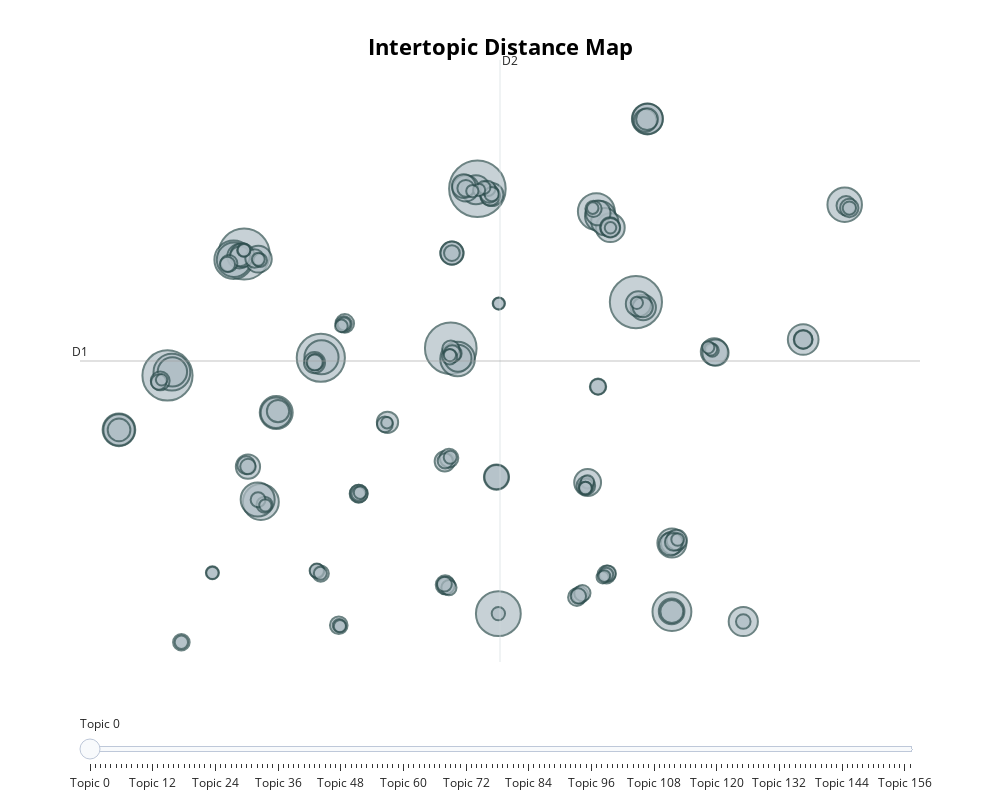

Write notebook code for a chart like this one.
### Code cell
topic_model.visualize_topics( width=1000, height=800)

### Figure 1 — Plotly figure (JSON) as saved in the notebook; plotly's stock layout.template omitted (floating-point values rounded to 4 significant figures; data arrays with more than 128 entries replaced by an {"elided": "..."} marker saying what was removed)
{"data": [{"customdata": {"elided": "158x3 mixed values"}, "hovertemplate": "<b>Topic %{customdata[0]}</b><br>%{customdata[1]}<br>Size: %{customdata[2]}", "legendgroup": "", "marker": {"color": "#B0BEC5", "line": {"color": "DarkSlateGrey", "width": 2}, "size": {"elided": "158 int values"}, "sizemode": "area", "sizeref": 0.225, "symbol": "circle"}, "mode": "markers", "name": "", "orientation": "v", "showlegend": false, "type": "scatter", "x": {"elided": "158 float values"}, "xaxis": "x", "y": {"elided": "158 float values"}, "yaxis": "y"}], "layout": {"annotations": [{"showarrow": false, "text": "D1", "x": -12.19, "y": 8.245, "yshift": 10}, {"showarrow": false, "text": "D2", "x": 4.957, "xshift": 10, "y": 24.83}], "height": 800, "hoverlabel": {"bgcolor": "white", "font": {"family": "Rockwell", "size": 16}}, "legend": {"itemsizing": "constant", "tracegroupgap": 0}, "margin": {"t": 60}, "shapes": [{"line": {"color": "#CFD8DC", "width": 2}, "type": "line", "x0": 4.957, "x1": 4.957, "y0": -8.337, "y1": 24.83}, {"line": {"color": "#9E9E9E", "width": 2}, "type": "line", "x0": -12.19, "x1": 22.1, "y0": 8.245, "y1": 8.245}], "sliders": [{"active": 0, "pad": {"t": 50}, "steps": [{"args": [{"marker.color": {"elided": "1x158 str values"}}], "label": "Topic 0", "method": "update"}, {"args": [{"marker.color": {"elided": "1x158 str values"}}], "label": "Topic 1", "method": "update"}, {"args": [{"marker.color": {"elided": "1x158 str values"}}], "label": "Topic 2", "method": "update"}, {"args": [{"marker.color": {"elided": "1x158 str values"}}], "label": "Topic 3", "method": "update"}, {"args": [{"marker.color": {"elided": "1x158 str values"}}], "label": "Topic 4", "method": "update"}, {"args": [{"marker.color": {"elided": "1x158 str values"}}], "label": "Topic 5", "method": "update"}, {"args": [{"marker.color": {"elided": "1x158 str values"}}], "label": "Topic 6", "method": "update"}, {"args": [{"marker.color": {"elided": "1x158 str values"}}], "label": "Topic 7", "method": "update"}, {"args": [{"marker.color": {"elided": "1x158 str values"}}], "label": "Topic 8", "method": "update"}, {"args": [{"marker.color": {"elided": "1x158 str values"}}], "label": "Topic 9", "method": "update"}, {"args": [{"marker.color": {"elided": "1x158 str values"}}], "label": "Topic 10", "method": "update"}, {"args": [{"marker.color": {"elided": "1x158 str values"}}], "label": "Topic 11", "method": "update"}, {"args": [{"marker.color": {"elided": "1x158 str values"}}], "label": "Topic 12", "method": "update"}, {"args": [{"marker.color": {"elided": "1x158 str values"}}], "label": "Topic 13", "method": "update"}, {"args": [{"marker.color": {"elided": "1x158 str values"}}], "label": "Topic 14", "method": "update"}, {"args": [{"marker.color": {"elided": "1x158 str values"}}], "label": "Topic 15", "method": "update"}, {"args": [{"marker.color": {"elided": "1x158 str values"}}], "label": "Topic 16", "method": "update"}, {"args": [{"marker.color": {"elided": "1x158 str values"}}], "label": "Topic 17", "method": "update"}, {"args": [{"marker.color": {"elided": "1x158 str values"}}], "label": "Topic 18", "method": "update"}, {"args": [{"marker.color": {"elided": "1x158 str values"}}], "label": "Topic 19", "method": "update"}, {"args": [{"marker.color": {"elided": "1x158 str values"}}], "label": "Topic 20", "method": "update"}, {"args": [{"marker.color": {"elided": "1x158 str values"}}], "label": "Topic 21", "method": "update"}, {"args": [{"marker.color": {"elided": "1x158 str values"}}], "label": "Topic 22", "method": "update"}, {"args": [{"marker.color": {"elided": "1x158 str values"}}], "label": "Topic 23", "method": "update"}, {"args": [{"marker.color": {"elided": "1x158 str values"}}], "label": "Topic 24", "method": "update"}, {"args": [{"marker.color": {"elided": "1x158 str values"}}], "label": "Topic 25", "method": "update"}, {"args": [{"marker.color": {"elided": "1x158 str values"}}], "label": "Topic 26", "method": "update"}, {"args": [{"marker.color": {"elided": "1x158 str values"}}], "label": "Topic 27", "method": "update"}, {"args": [{"marker.color": {"elided": "1x158 str values"}}], "label": "Topic 28", "method": "update"}, {"args": [{"marker.color": {"elided": "1x158 str values"}}], "label": "Topic 29", "method": "update"}, {"args": [{"marker.color": {"elided": "1x158 str values"}}], "label": "Topic 30", "method": "update"}, {"args": [{"marker.color": {"elided": "1x158 str values"}}], "label": "Topic 31", "method": "update"}, {"args": [{"marker.color": {"elided": "1x158 str values"}}], "label": "Topic 32", "method": "update"}, {"args": [{"marker.color": {"elided": "1x158 str values"}}], "label": "Topic 33", "method": "update"}, {"args": [{"marker.color": {"elided": "1x158 str values"}}], "label": "Topic 34", "method": "update"}, {"args": [{"marker.color": {"elided": "1x158 str values"}}], "label": "Topic 35", "method": "update"}, {"args": [{"marker.color": {"elided": "1x158 str values"}}], "label": "Topic 36", "method": "update"}, {"args": [{"marker.color": {"elided": "1x158 str values"}}], "label": "Topic 37", "method": "update"}, {"args": [{"marker.color": {"elided": "1x158 str values"}}], "label": "Topic 38", "method": "update"}, {"args": [{"marker.color": {"elided": "1x158 str values"}}], "label": "Topic 39", "method": "update"}, {"args": [{"marker.color": {"elided": "1x158 str values"}}], "label": "Topic 40", "method": "update"}, {"args": [{"marker.color": {"elided": "1x158 str values"}}], "label": "Topic 41", "method": "update"}, {"args": [{"marker.color": {"elided": "1x158 str values"}}], "label": "Topic 42", "method": "update"}, {"args": [{"marker.color": {"elided": "1x158 str values"}}], "label": "Topic 43", "method": "update"}, {"args": [{"marker.color": {"elided": "1x158 str values"}}], "label": "Topic 44", "method": "update"}, {"args": [{"marker.color": {"elided": "1x158 str values"}}], "label": "Topic 45", "method": "update"}, {"args": [{"marker.color": {"elided": "1x158 str values"}}], "label": "Topic 46", "method": "update"}, {"args": [{"marker.color": {"elided": "1x158 str values"}}], "label": "Topic 47", "method": "update"}, {"args": [{"marker.color": {"elided": "1x158 str values"}}], "label": "Topic 48", "method": "update"}, {"args": [{"marker.color": {"elided": "1x158 str values"}}], "label": "Topic 49", "method": "update"}, {"args": [{"marker.color": {"elided": "1x158 str values"}}], "label": "Topic 50", "method": "update"}, {"args": [{"marker.color": {"elided": "1x158 str values"}}], "label": "Topic 51", "method": "update"}, {"args": [{"marker.color": {"elided": "1x158 str values"}}], "label": "Topic 52", "method": "update"}, {"args": [{"marker.color": {"elided": "1x158 str values"}}], "label": "Topic 53", "method": "update"}, {"args": [{"marker.color": {"elided": "1x158 str values"}}], "label": "Topic 54", "method": "update"}, {"args": [{"marker.color": {"elided": "1x158 str values"}}], "label": "Topic 55", "method": "update"}, {"args": [{"marker.color": {"elided": "1x158 str values"}}], "label": "Topic 56", "method": "update"}, {"args": [{"marker.color": {"elided": "1x158 str values"}}], "label": "Topic 57", "method": "update"}, {"args": [{"marker.color": {"elided": "1x158 str values"}}], "label": "Topic 58", "method": "update"}, {"args": [{"marker.color": {"elided": "1x158 str values"}}], "label": "Topic 59", "method": "update"}, {"args": [{"marker.color": {"elided": "1x158 str values"}}], "label": "Topic 60", "method": "update"}, {"args": [{"marker.color": {"elided": "1x158 str values"}}], "label": "Topic 61", "method": "update"}, {"args": [{"marker.color": {"elided": "1x158 str values"}}], "label": "Topic 62", "method": "update"}, {"args": [{"marker.color": {"elided": "1x158 str values"}}], "label": "Topic 63", "method": "update"}, {"args": [{"marker.color": {"elided": "1x158 str values"}}], "label": "Topic 64", "method": "update"}, {"args": [{"marker.color": {"elided": "1x158 str values"}}], "label": "Topic 65", "method": "update"}, {"args": [{"marker.color": {"elided": "1x158 str values"}}], "label": "Topic 66", "method": "update"}, {"args": [{"marker.color": {"elided": "1x158 str values"}}], "label": "Topic 67", "method": "update"}, {"args": [{"marker.color": {"elided": "1x158 str values"}}], "label": "Topic 68", "method": "update"}, {"args": [{"marker.color": {"elided": "1x158 str values"}}], "label": "Topic 69", "method": "update"}, {"args": [{"marker.color": {"elided": "1x158 str values"}}], "label": "Topic 70", "method": "update"}, {"args": [{"marker.color": {"elided": "1x158 str values"}}], "label": "Topic 71", "method": "update"}, {"args": [{"marker.color": {"elided": "1x158 str values"}}], "label": "Topic 72", "method": "update"}, {"args": [{"marker.color": {"elided": "1x158 str values"}}], "label": "Topic 73", "method": "update"}, {"args": [{"marker.color": {"elided": "1x158 str values"}}], "label": "Topic 74", "method": "update"}, {"args": [{"marker.color": {"elided": "1x158 str values"}}], "label": "Topic 75", "method": "update"}, {"args": [{"marker.color": {"elided": "1x158 str values"}}], "label": "Topic 76", "method": "update"}, {"args": [{"marker.color": {"elided": "1x158 str values"}}], "label": "Topic 77", "method": "update"}, {"args": [{"marker.color": {"elided": "1x158 str values"}}], "label": "Topic 78", "method": "update"}, {"args": [{"marker.color": {"elided": "1x158 str values"}}], "label": "Topic 79", "method": "update"}, {"args": [{"marker.color": {"elided": "1x158 str values"}}], "label": "Topic 80", "method": "update"}, {"args": [{"marker.color": {"elided": "1x158 str values"}}], "label": "Topic 81", "method": "update"}, {"args": [{"marker.color": {"elided": "1x158 str values"}}], "label": "Topic 82", "method": "update"}, {"args": [{"marker.color": {"elided": "1x158 str values"}}], "label": "Topic 83", "method": "update"}, {"args": [{"marker.color": {"elided": "1x158 str values"}}], "label": "Topic 84", "method": "update"}, {"args": [{"marker.color": {"elided": "1x158 str values"}}], "label": "Topic 85", "method": "update"}, {"args": [{"marker.color": {"elided": "1x158 str values"}}], "label": "Topic 86", "method": "update"}, {"args": [{"marker.color": {"elided": "1x158 str values"}}], "label": "Topic 87", "method": "update"}, {"args": [{"marker.color": {"elided": "1x158 str values"}}], "label": "Topic 88", "method": "update"}, {"args": [{"marker.color": {"elided": "1x158 str values"}}], "label": "Topic 89", "method": "update"}, {"args": [{"marker.color": {"elided": "1x158 str values"}}], "label": "Topic 90", "method": "update"}, {"args": [{"marker.color": {"elided": "1x158 str values"}}], "label": "Topic 91", "method": "update"}, {"args": [{"marker.color": {"elided": "1x158 str values"}}], "label": "Topic 92", "method": "update"}, {"args": [{"marker.color": {"elided": "1x158 str values"}}], "label": "Topic 93", "method": "update"}, {"args": [{"marker.color": {"elided": "1x158 str values"}}], "label": "Topic 94", "method": "update"}, {"args": [{"marker.color": {"elided": "1x158 str values"}}], "label": "Topic 95", "method": "update"}, {"args": [{"marker.color": {"elided": "1x158 str values"}}], "label": "Topic 96", "method": "update"}, {"args": [{"marker.color": {"elided": "1x158 str values"}}], "label": "Topic 97", "method": "update"}, {"args": [{"marker.color": {"elided": "1x158 str values"}}], "label": "Topic 98", "method": "update"}, {"args": [{"marker.color": {"elided": "1x158 str values"}}], "label": "Topic 99", "method": "update"}, {"args": [{"marker.color": {"elided": "1x158 str values"}}], "label": "Topic 100", "method": "update"}, {"args": [{"marker.color": {"elided": "1x158 str values"}}], "label": "Topic 101", "method": "update"}, {"args": [{"marker.color": {"elided": "1x158 str values"}}], "label": "Topic 102", "method": "update"}, {"args": [{"marker.color": {"elided": "1x158 str values"}}], "label": "Topic 103", "method": "update"}, {"args": [{"marker.color": {"elided": "1x158 str values"}}], "label": "Topic 104", "method": "update"}, {"args": [{"marker.color": {"elided": "1x158 str values"}}], "label": "Topic 105", "method": "update"}, {"args": [{"marker.color": {"elided": "1x158 str values"}}], "label": "Topic 106", "method": "update"}, {"args": [{"marker.color": {"elided": "1x158 str values"}}], "label": "Topic 107", "method": "update"}, {"args": [{"marker.color": {"elided": "1x158 str values"}}], "label": "Topic 108", "method": "update"}, {"args": [{"marker.color": {"elided": "1x158 str values"}}], "label": "Topic 109", "method": "update"}, {"args": [{"marker.color": {"elided": "1x158 str values"}}], "label": "Topic 110", "method": "update"}, {"args": [{"marker.color": {"elided": "1x158 str values"}}], "label": "Topic 111", "method": "update"}, {"args": [{"marker.color": {"elided": "1x158 str values"}}], "label": "Topic 112", "method": "update"}, {"args": [{"marker.color": {"elided": "1x158 str values"}}], "label": "Topic 113", "method": "update"}, {"args": [{"marker.color": {"elided": "1x158 str values"}}], "label": "Topic 114", "method": "update"}, {"args": [{"marker.color": {"elided": "1x158 str values"}}], "label": "Topic 115", "method": "update"}, {"args": [{"marker.color": {"elided": "1x158 str values"}}], "label": "Topic 116", "method": "update"}, {"args": [{"marker.color": {"elided": "1x158 str values"}}], "label": "Topic 117", "method": "update"}, {"args": [{"marker.color": {"elided": "1x158 str values"}}], "label": "Topic 118", "method": "update"}, {"args": [{"marker.color": {"elided": "1x158 str values"}}], "label": "Topic 119", "method": "update"}, {"args": [{"marker.color": {"elided": "1x158 str values"}}], "label": "Topic 120", "method": "update"}, {"args": [{"marker.color": {"elided": "1x158 str values"}}], "label": "Topic 121", "method": "update"}, {"args": [{"marker.color": {"elided": "1x158 str values"}}], "label": "Topic 122", "method": "update"}, {"args": [{"marker.color": {"elided": "1x158 str values"}}], "label": "Topic 123", "method": "update"}, {"args": [{"marker.color": {"elided": "1x158 str values"}}], "label": "Topic 124", "method": "update"}, {"args": [{"marker.color": {"elided": "1x158 str values"}}], "label": "Topic 125", "method": "update"}, {"args": [{"marker.color": {"elided": "1x158 str values"}}], "label": "Topic 126", "method": "update"}, {"args": [{"marker.color": {"elided": "1x158 str values"}}], "label": "Topic 127", "method": "update"}, {"args": [{"marker.color": {"elided": "1x158 str values"}}], "label": "Topic 128", "method": "update"}, {"args": [{"marker.color": {"elided": "1x158 str values"}}], "label": "Topic 129", "method": "update"}, {"args": [{"marker.color": {"elided": "1x158 str values"}}], "label": "Topic 130", "method": "update"}, {"args": [{"marker.color": {"elided": "1x158 str values"}}], "label": "Topic 131", "method": "update"}, {"args": [{"marker.color": {"elided": "1x158 str values"}}], "label": "Topic 132", "method": "update"}, {"args": [{"marker.color": {"elided": "1x158 str values"}}], "label": "Topic 133", "method": "update"}, {"args": [{"marker.color": {"elided": "1x158 str values"}}], "label": "Topic 134", "method": "update"}, {"args": [{"marker.color": {"elided": "1x158 str values"}}], "label": "Topic 135", "method": "update"}, {"args": [{"marker.color": {"elided": "1x158 str values"}}], "label": "Topic 136", "method": "update"}, {"args": [{"marker.color": {"elided": "1x158 str values"}}], "label": "Topic 137", "method": "update"}, {"args": [{"marker.color": {"elided": "1x158 str values"}}], "label": "Topic 138", "method": "update"}, {"args": [{"marker.color": {"elided": "1x158 str values"}}], "label": "Topic 139", "method": "update"}, {"args": [{"marker.color": {"elided": "1x158 str values"}}], "label": "Topic 140", "method": "update"}, {"args": [{"marker.color": {"elided": "1x158 str values"}}], "label": "Topic 141", "method": "update"}, {"args": [{"marker.color": {"elided": "1x158 str values"}}], "label": "Topic 142", "method": "update"}, {"args": [{"marker.color": {"elided": "1x158 str values"}}], "label": "Topic 143", "method": "update"}, {"args": [{"marker.color": {"elided": "1x158 str values"}}], "label": "Topic 144", "method": "update"}, {"args": [{"marker.color": {"elided": "1x158 str values"}}], "label": "Topic 145", "method": "update"}, {"args": [{"marker.color": {"elided": "1x158 str values"}}], "label": "Topic 146", "method": "update"}, {"args": [{"marker.color": {"elided": "1x158 str values"}}], "label": "Topic 147", "method": "update"}, {"args": [{"marker.color": {"elided": "1x158 str values"}}], "label": "Topic 148", "method": "update"}, {"args": [{"marker.color": {"elided": "1x158 str values"}}], "label": "Topic 149", "method": "update"}, {"args": [{"marker.color": {"elided": "1x158 str values"}}], "label": "Topic 150", "method": "update"}, {"args": [{"marker.color": {"elided": "1x158 str values"}}], "label": "Topic 151", "method": "update"}, {"args": [{"marker.color": {"elided": "1x158 str values"}}], "label": "Topic 152", "method": "update"}, {"args": [{"marker.color": {"elided": "1x158 str values"}}], "label": "Topic 153", "method": "update"}, {"args": [{"marker.color": {"elided": "1x158 str values"}}], "label": "Topic 154", "method": "update"}, {"args": [{"marker.color": {"elided": "1x158 str values"}}], "label": "Topic 155", "method": "update"}, {"args": [{"marker.color": {"elided": "1x158 str values"}}], "label": "Topic 156", "method": "update"}, {"args": [{"marker.color": {"elided": "1x158 str values"}}], "label": "Topic 157", "method": "update"}]}], "title": {"font": {"color": "Black", "size": 22}, "text": "<b>Intertopic Distance Map</b>", "x": 0.5, "xanchor": "center", "y": 0.95, "yanchor": "top"}, "width": 1000, "xaxis": {"anchor": "y", "domain": [0, 1], "range": [-12.19, 22.1], "title": {"text": ""}, "visible": false}, "yaxis": {"anchor": "x", "domain": [0, 1], "range": [-8.337, 24.83], "title": {"text": ""}, "visible": false}}}
